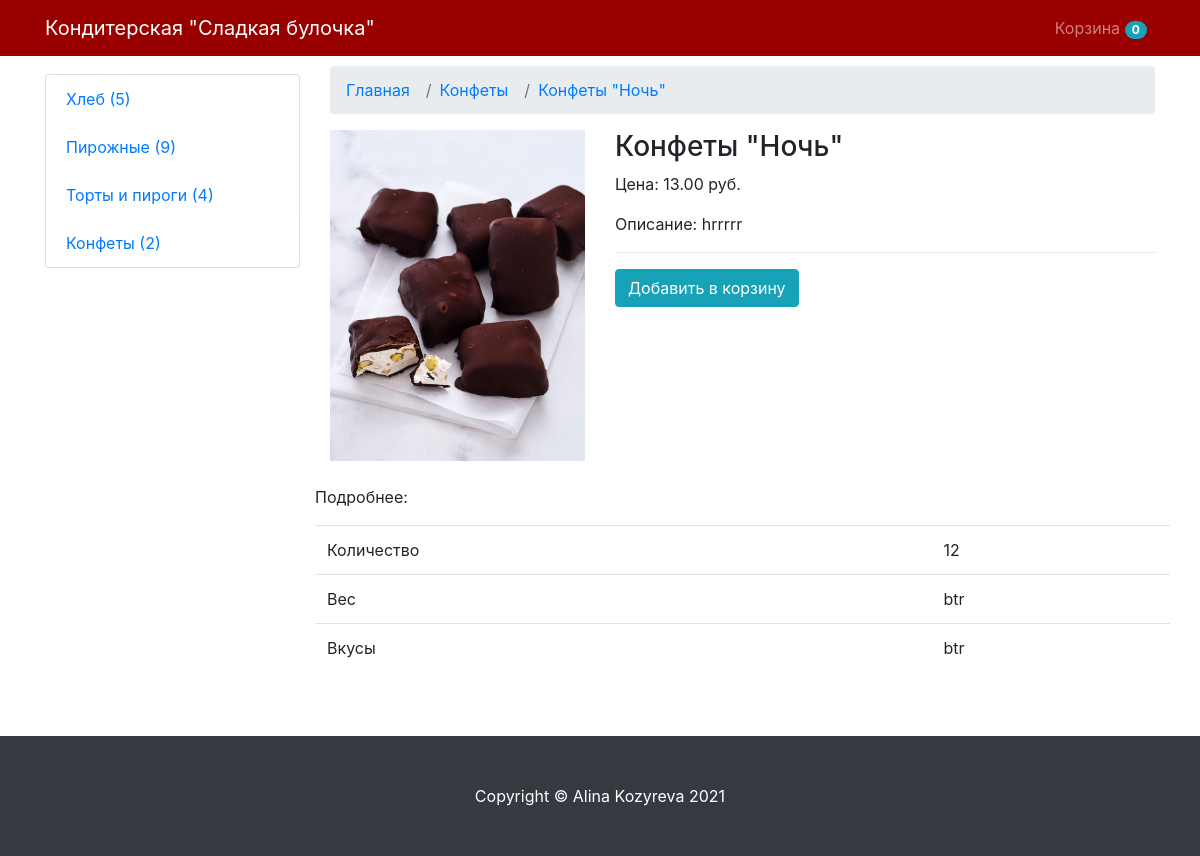
Screenshot of /products/sweets/yufg/ with the database file from the repository.
### mainapp/models.py (models this page shows, shortened)
class Cart(models.Model):
    owner = models.ForeignKey(
        'Customer', null=True, verbose_name='Владелец', on_delete=models.CASCADE)
    product = models.ManyToManyField(CartProduct, blank=True, related_name='related_card')
    total_products = models.PositiveIntegerField(default=0)
    total_price = models.DecimalField(
        max_digits=9, default=0, decimal_places=2, verbose_name='Сумма')
    in_order = models.BooleanField(default=False)
    for_anonymous_user = models.BooleanField(default=False)

class Category(models.Model):
    name = models.CharField(max_length=255, verbose_name='Название категории')
    slug = models.SlugField(unique=True)
    objects = CategoryManager()
    def get_absolute_url(self):
        return reverse("category_detail", kwargs={"slug": self.slug})

class Product(models.Model):# каркас для самого продукта
    VALID_RESOLUTION = (400,400)
    MAX_RESOLUTION = (1000, 1000)
    MAX_IMAGE_SIZE = 3145728
    class Meta: # если модель абстрактная для нее нельзя создать миграцию
        abstract = True
    category = models.ForeignKey(Category, verbose_name='Категория', on_delete=models.CASCADE)
    title = models.CharField(max_length=255, verbose_name='Наименование')
    slug = models.SlugField(unique=True)
    image = models.ImageField(verbose_name='Изображение')
    description = models.TextField(verbose_name='Описание')
    price = models.DecimalField(
        max_digits=9, decimal_places=2, verbose_name='Стоимость')
    def get_model_name(self):
        return self.__class__.__name__.lower()

class Sweets(Product):
    quantity = models.CharField(max_length=20, verbose_name='Количество в упаковке')
    weight = models.CharField(max_length=20, verbose_name='Вес')
    tastes = models.TextField(max_length=255, verbose_name='Вкусы')

### mainapp/views.py (the view)
# urls.py: path('products/<str:ct_model>/<str:slug>/',ProductDetailView.as_view(), name='product_detail'),
class ProductDetailView(CartMixin, CategoryDetailMixin, DetailView):
    CT_MODEL_MODEL_CLASS= {
        'bread': Bread,
        'pie': Pie,
        'cake': Cake,
        'sweets' : Sweets
    }
    def dispatch(self, request, *args, **kwargs):
        self.model = self.CT_MODEL_MODEL_CLASS[kwargs['ct_model']]
        self.queryset = self.model._base_manager.all()
        return super().dispatch(request, *args, **kwargs)
    context_object_name = 'product'
    template_name = 'product_detail.html'
    slug_url_kwarg = 'slug'
    def get_context_data(self, **kwargs):
        context = super().get_context_data(**kwargs)
        context['ct_model'] = self.model._meta.model_name
        context['cart'] = self.cart
        return context

### mainapp/mixins.py (called while the page is built)
    def get_context_data(self, **kwargs):
        if isinstance(self.get_object(), Category):
            model = self.CATEGORY_SLUG_MODEL[self.get_object().slug]
            context = super().get_context_data(**kwargs)
            context['categories'] = Category.objects.get_categories_for_left_sidebar()
            context['category_products'] = model.objects.all()
            return context
        context = super().get_context_data(**kwargs)
        context['categories'] = Category.objects.get_categories_for_left_sidebar()
        return context

    def dispatch(self, request, *args, **kwargs):
        if request.user.is_authenticated:
            customer = Customer.objects.filter(user = request.user).first()
            if not customer:
                customer = Customer.objects.create(
                    user = request.user
                )
            cart = Cart.objects.filter(owner = customer, in_order=False).first()
            if not cart:
                cart = Cart.objects.create(owner=customer)
        else:
            cart = Cart.objects.filter(for_anonymous_user=True).first()
            if not cart:
                cart= Cart.objects.create(for_anonymous_user=True)
        self.cart = cart
        return super().dispatch(request, *args, **kwargs)

### mainapp/models.py (called while the page is built)
def get_models_for_count(*model_names):
    return [models.Count(model_name) for model_name in model_names]

    def get_queryset(self):
        return super().get_queryset()

    def get_categories_for_left_sidebar(self):
        models = get_models_for_count('bread', 'pie', 'cake', 'sweets')
        qs = list(self.get_queryset().annotate(*models))
        data = [
            dict(name = c.name, url = c.get_absolute_url(), count= getattr(c, self.CATEGORY_NAME_COUNT_NAME[c.name]))
            for c in qs
        ]
        return data

### mainapp/tags/specifications.py (called while the page is built)
def get_product_specification(product, model_name):
    table_content =''
    for name, value in PRODUCT_SPEC[model_name].items():
        table_content+= TABLE_CONTENT.format(name=name, value=getattr(product,value))
    return table_content

@register.filter
def product_specification(product):
    model_name = product.__class__._meta.model_name
    return mark_safe(TABLE_HEAD + get_product_specification(product, model_name) + TABLE_TAIL)

### mainapp/templates/product_detail.html (shortened to what this page needs)
{% extends 'base.html' %}
{% load specifications %}
{% block content  %}
<nav aria-label="breadcrumb" class="mt-3">
<ol class="breadcrumb">
    <li class="breadcrumb-item"><a href="{% url 'base' %}">Главная</a></li>
    <li class="breadcrumb-item"><a href="#">{{product.category.name}}</a></li>
    <li class="breadcrumb-item"><a href="#"> {{ product.title}}</a></li>
</ol>
</nav>
<div class='row'>
    <div class="col-md-4 ">
        <img src = "{{product.image.url}}" class = "img-fluid">
    </div>
    <div class="col-md-8">
       <h3> {{ product.title}}</h3>
       <p>Цена:  {{ product.price}} руб.</p>
       <p>Описание: {{ product.description }}</p>
       <hr>
       <a href="{% url 'add_to_cart' ct_model=product.get_model_name slug=product.slug %}"><button class="btn btn-info">Добавить в корзину</button></a>
    </div>
    <p class="mt-4">Подробнее:</p>
    {{ product|product_specification }}
</div>
{% endblock content  %}

### mainapp/templates/base.html (shortened to what this page needs)
<!DOCTYPE html>
<html lang="en">
    <head>
         <link rel="stylesheet" href="https://maxcdn.bootstrapcdn.com/bootstrap/4.0.0/css/bootstrap.min.css">
        <link href="css/styles.css" rel="stylesheet" />
    </head>
    <body>
        <nav class="navbar navbar-expand-lg navbar-dark  fixed-top" style="background-color:#990000">
            <div class="container">
                <a class="navbar-brand" href="#!">Кондитерская "Сладкая булочка"</a>
                <div class="collapse navbar-collapse" id="navbarResponsive">
                    <ul class="navbar-nav ml-auto">
                        <li class="nav-item"><a class="nav-link" href="{% url 'cart' %}">Корзина <span class="badge badge-pill badge-info">{{ cart.product.count }}</span></a></li>
                    </ul>
                </div>
            </div>
        </nav>
        <div class="container">
            <div class="row">
                <div class="col-lg-3">
                    <div class="list-group">
                       {% for category in categories %}
                       <a href='{{category.url}}' class="list-group-item"> {{ category.name }} ({{ category.count }}) </a>
                       {% endfor %}
                    </div>
                </div>
                <div class="col-lg-9">
                    {% block content %}{% endblock content %}
                </div>
            </div>
        </div>
        <footer class="py-5 bg-dark mt-5">
            <div class="container"><p class="m-0 text-center text-white">Copyright &copy; Alina Kozyreva 2021</p></div>
        </footer>
    </body>
</html>

### mainapp/templates/base.html (style rules this page uses)
body { padding-top: 26px; }

### rows the page displays
Cart: product.count "0"
Category: name "Хлеб"
Category: name "Пирожные"
Category: name "Торты и пироги"
Category: name "Конфеты"
Sweets: category.name "Конфеты", title "Конфеты \"Ночь\"", image (picture), price "13.00", description "hrrrrr", quantity+weight+tastes "Количество 12 Вес btr Вкусы btr"

### other values shown
{{ category.count }} "5" "9" "4" "2"
